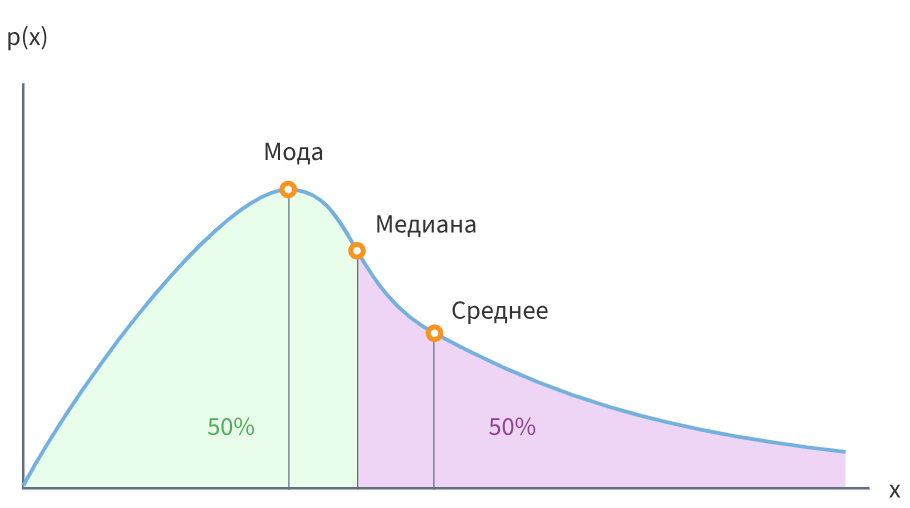
#> input picture pics/mode_mean_median.png, 910 x 508 px
$ jupyter execute --allow-errors 'Реализация в коде.ipynb'
#> lines starting #> are read from the running program, lines starting #| are printed output that depends on the picture
[cell 1]
import pandas as pd
import matplotlib.pyplot as plt
import numpy as np
from scipy import stats
from IPython.display import Image
from PIL import Image

import statistics as st
import math

#> (a cell that did not finish here is left out)

#> (a cell that did not finish here is left out)

[cell 4]
display(Image.open('pics/mode_mean_median.png').resize((500, 300)))
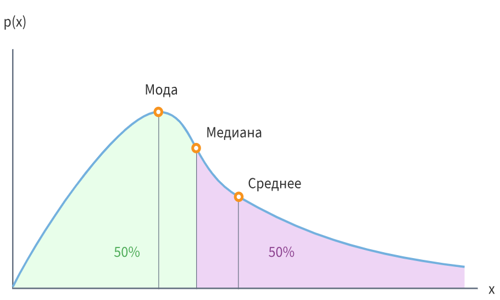
#> shown: PIL image 500x300 RGBA; mean R, G, B, A 246.7, 247.8, 248.5, 255
